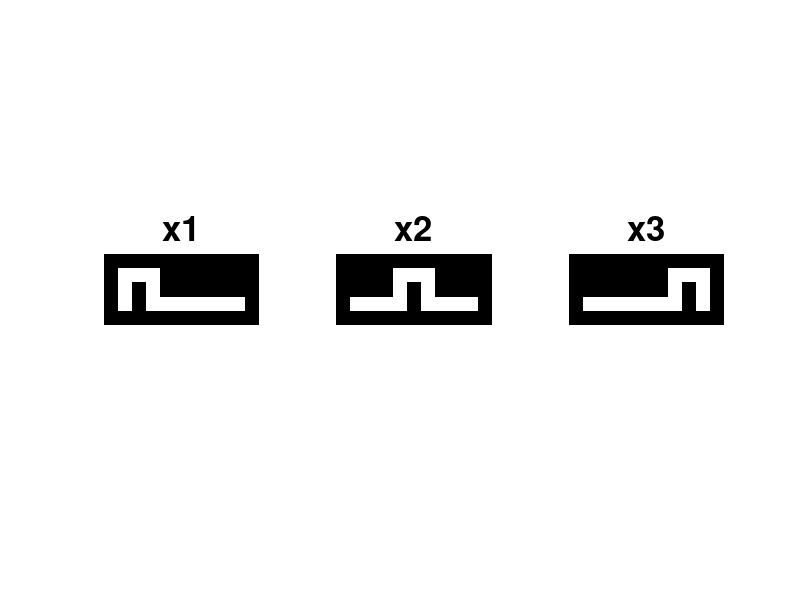

Write MATLAB code to recreate this figure. (Note: this script raises an error after producing the figure.)
%% generate pattern
close all; clear; clc;

x1 = [0 0 0 0 0 0 0 0 0 0 0;
      0 1 1 1 0 0 0 0 0 0 0;
      0 1 0 1 0 0 0 0 0 0 0;
      0 1 0 1 1 1 1 1 1 1 0;
      0 0 0 0 0 0 0 0 0 0 0];

x2 = [0 0 0 0 0 0 0 0 0 0 0;
      0 0 0 0 1 1 1 0 0 0 0 ;
      0 0 0 0 1 0 1 0 0 0 0;
      0 1 1 1 1 0 1 1 1 1 0;
      0 0 0 0 0 0 0 0 0 0 0];

x3 = [0 0 0 0 0 0 0 0 0 0 0;
      0 0 0 0 0 0 0 1 1 1 0;
      0 0 0 0 0 0 0 1 0 1 0;
      0 1 1 1 1 1 1 1 0 1 0;
      0 0 0 0 0 0 0 0 0 0 0];

subplot(1, 3, 1); imshow(x1, 'InitialMagnification', 10000); hold on; title("x1", 'FontSize', 25)
subplot(1, 3, 2); imshow(x2, 'InitialMagnification', 10000); hold on; title("x2", 'FontSize', 25)
subplot(1, 3, 3); imshow(x3, 'InitialMagnification', 10000); hold on; title("x3", 'FontSize', 25)

X = [x1; x2; x3];
moments = [];
moments_norm = [];

N = 3;
%% 
for i = 1 : N    
    image = X(5*i-4:5*i,:);
    [height, width] = size(image);
    
    %% Calculate the required parameters
    % define a co-ordinate system for image 
    xgrid = repmat((-floor(height/2):1:ceil(height/2)-1)',1,width);
    ygrid = repmat(-floor(width/2):1:ceil(width/2)-1,height,1);
    
    [x_bar, y_bar] = centerOfMass(image,xgrid,ygrid);
    
    % normalize coordinate system by subtracting mean
    xnorm = x_bar - xgrid;
    ynorm = y_bar - ygrid;
    
    %% Calculate the central moments
    % central moments
    mu_11 = central_moments( image ,xnorm,ynorm,1,1);
    mu_20 = central_moments( image ,xnorm,ynorm,2,0);
    mu_02 = central_moments( image ,xnorm,ynorm,0,2);
    mu_21 = central_moments( image ,xnorm,ynorm,2,1);
    mu_12 = central_moments( image ,xnorm,ynorm,1,2);
    mu_03 = central_moments( image ,xnorm,ynorm,0,3);
    mu_30 = central_moments( image ,xnorm,ynorm,3,0);
    
    %% Calculate Hu's Invariant moments
    %central_moment = [mu_11, mu_20, mu_02, mu_21, mu_12, mu_03, mu_30];
    %calculate first 8 hu moments of order 3
    I_one   = mu_20 + mu_02;
    I_two   = (mu_20 - mu_02)^2 + 4*(mu_11)^2;
    I_three = (mu_30 - 3*mu_12)^2 + (mu_03 - 3*mu_21)^2;
    I_four  = (mu_30 + mu_12)^2 + (mu_03 + mu_21)^2;
    I_five  = (mu_30 - 3*mu_12)*(mu_30 + mu_12)*((mu_30 + mu_12)^2 - 3*(mu_21 + mu_03)^2) + (3*mu_21 - mu_03)*(mu_21 + mu_03)*(3*(mu_30 + mu_12)^2 - (mu_03 + mu_21)^2);
    I_six   = (mu_20 - mu_02)*((mu_30 + mu_12)^2 - (mu_21 + mu_03)^2) + 4*mu_11*(mu_30 + mu_12)*(mu_21 + mu_03);
    I_seven = (3*mu_21 - mu_03)*(mu_30 + mu_12)*((mu_30 + mu_12)^2 - 3*(mu_21 + mu_03)^2) + (mu_30 - 3*mu_12)*(mu_21 + mu_03)*(3*(mu_30 + mu_12)^2 - (mu_03 + mu_21)^2);
    I_eight = mu_11*(mu_30 + mu_12)^2 - (mu_03 + mu_21)^2 - (mu_20 - mu_02)*(mu_30 + mu_12)*(mu_21 + mu_03);
    
    %% Apply log, and view the results.
    hu_moments_vector = [I_one, I_two, I_three,I_four,I_five,I_six,I_seven,I_eight];
    hu_moments_vector_norm= -sign(hu_moments_vector).*(log10(abs(hu_moments_vector)));
    moments = [moments; hu_moments_vector];
    moments_norm = [moments_norm; hu_moments_vector_norm];
end

figure;
for m_i = 1 : 8
    subplot(4, 2,m_i)
    plot(moments(:,m_i), 'x-'); hold on;
    title(['I', num2str(m_i)], 'FontSize', 20);
end
% legend(["I1", "I2", "I3", "I4", "I5", "I6", "I7", "I8"]);
% legend(["I3", "I4", "I5", "I6", "I7", "I8"]);